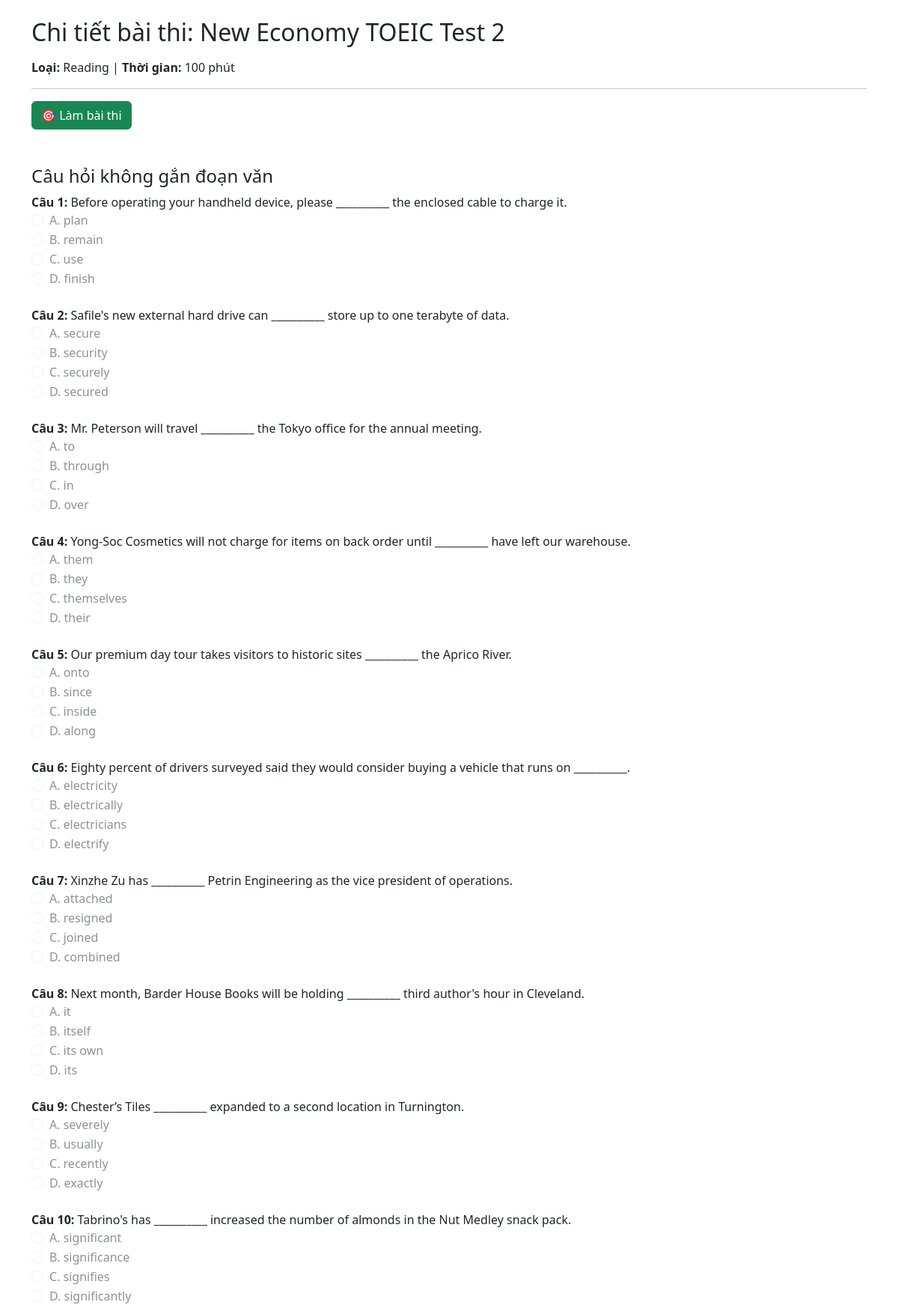
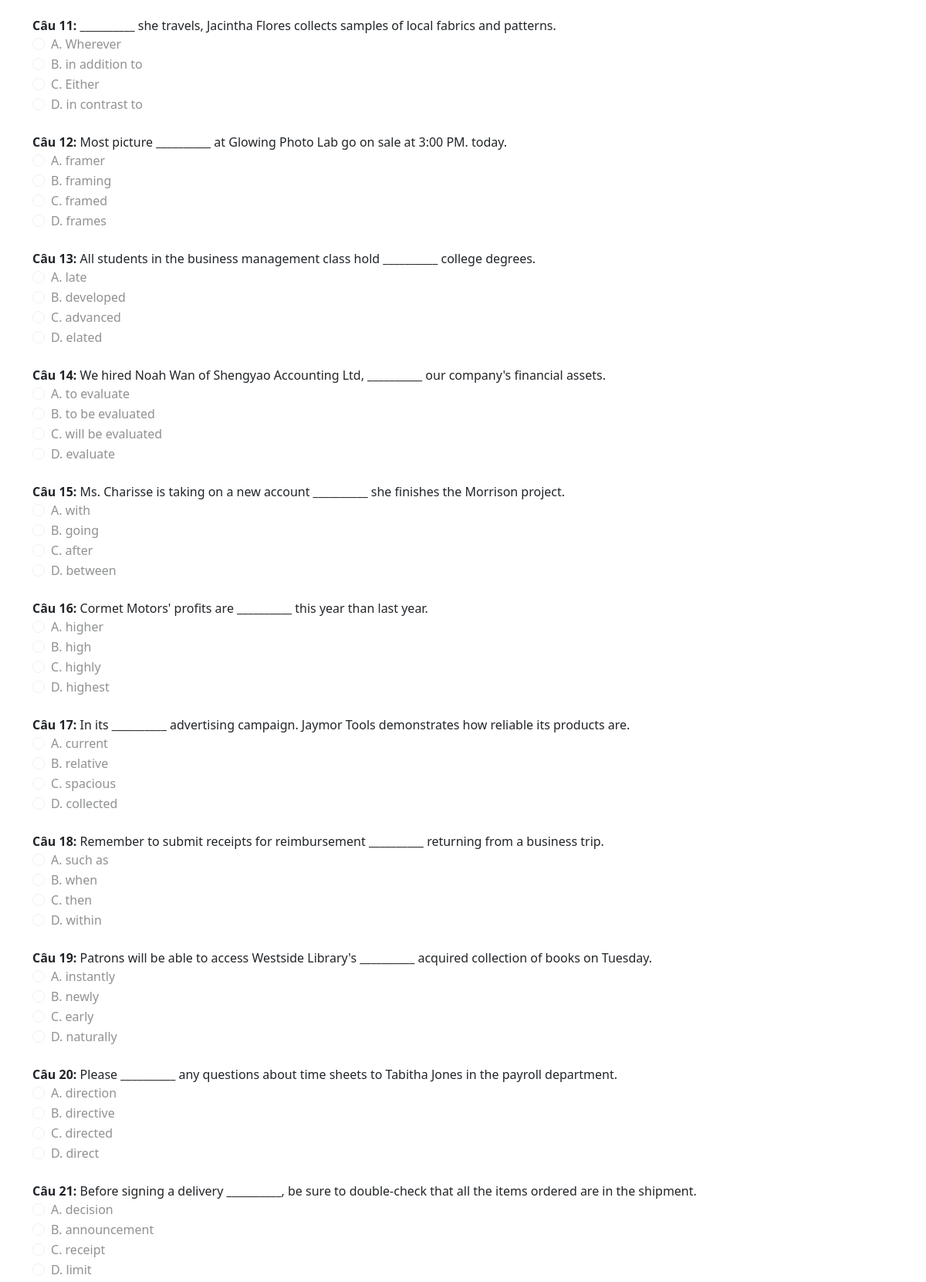
The page /templates/chitietbaithi.php?id=2 (upper part) on the database its author committed (2 pictures, top to bottom).
### tables this page shows
CREATE TABLE IF NOT EXISTS `exam` (
  `exam_id` int(11) NOT NULL AUTO_INCREMENT,
  `title` varchar(255) NOT NULL,
  `type` varchar(255) NOT NULL,
  `duration_minutes` int(11) NOT NULL,
  `difficulty_level` int(11) NOT NULL,
  PRIMARY KEY (`exam_id`)
);

CREATE TABLE IF NOT EXISTS `exam_question` (
  `question_id` int(11) NOT NULL AUTO_INCREMENT,
  `exam_id` int(11) NOT NULL,
  `content` varchar(255) NOT NULL,
  `audio_url` varchar(255) DEFAULT NULL,
  `correct_answer` varchar(1) NOT NULL,
  `option_1` varchar(255) NOT NULL,
  `option_2` varchar(255) NOT NULL,
  `option_3` varchar(255) NOT NULL,
  `option_4` varchar(255) NOT NULL,
  `passage_id` int(11) DEFAULT NULL,
  PRIMARY KEY (`question_id`),
  KEY `exam_id` (`exam_id`) USING BTREE,
  KEY `Pass` (`passage_id`)
);

### templates/chitietbaithi.php (the view, shortened to what this page needs)
<?php
$model = new ExamModel();
$exam_id = $_GET['id'] ?? 0;
$conn = $model->getConn();
$exam_sql = "SELECT * FROM exam WHERE exam_id = $exam_id";
$exam_result = mysqli_query($conn, $exam_sql);
$exam = mysqli_fetch_assoc($exam_result);
$question_sql = "SELECT * FROM exam_question WHERE exam_id = $exam_id ORDER BY passage_id ASC, question_id ASC";
$question_result = mysqli_query($conn, $question_sql);
$questions = [];
while ($row = mysqli_fetch_assoc($question_result)) {
    $questions[] = $row;
}
$grouped_questions = [];
$no_passage_questions = [];
foreach ($questions as $q) {
    if ($q['passage_id']) {
        $grouped_questions[$q['passage_id']][] = $q;
    } else {
        $no_passage_questions[] = $q;
    }
}
?>
<!DOCTYPE html>
<html lang="vi">
<head>
    <link href="https://cdn.jsdelivr.net/npm/bootstrap@5.3.0/dist/css/bootstrap.min.css" rel="stylesheet">
</head>
<body class="container py-4">
    <h2 class="mb-3">Chi tiết bài thi: <?= htmlspecialchars($exam['title']) ?></h2>
    <p><strong>Loại:</strong> <?= $exam['type'] ?> | <strong>Thời gian:</strong> <?= $exam['duration_minutes'] ?> phút</p>
    <hr>
    <button id="startExamBtn" class="btn btn-success mb-4">🎯 Làm bài thi</button>
    <?php $cauSo = 1; ?>
    <?php if ($exam['type'] === 'Reading'): ?>
        <?php if (!empty($no_passage_questions)): ?>
            <h4 class="mt-4">Câu hỏi không gắn đoạn văn</h4>
            <?php foreach ($no_passage_questions as $q): ?>
                <div class="question-block">
                    <strong>Câu <?= $cauSo++ ?>:</strong> <?= htmlspecialchars($q['content']) ?>
                    <form class="question-form">
                        <?php
                        $options = [
                            'A' => $q['option_1'],
                            'B' => $q['option_2'],
                            'C' => $q['option_3'],
                            'D' => $q['option_4'],
                        ];
                        foreach ($options as $opt => $val): ?>
                            <div class="form-check">
                                <input class="form-check-input" disabled type="radio" name="q<?= $q['question_id'] ?>" value="<?= $opt ?>" id="q<?= $q['question_id'] . $opt ?>">
                                <label class="form-check-label" for="q<?= $q['question_id'] . $opt ?>">
                                    <?= $opt ?>. <?= htmlspecialchars($val) ?>
                                </label>
                            </div>
                        <?php endforeach; ?>
                    </form>
                </div>
            <?php endforeach; ?>
        <?php endif; ?>
    <?php endif; ?>
</body>
</html>

### templates/chitietbaithi.php (style rules this page uses)
.question-block { margin-bottom: 25px; }

### rows shown on the page
exam: title "New Economy TOEIC Test 2", type "Reading", duration_minutes "100"
exam_question: content "Before operating your handheld device, please __________ the enclosed cable to charge it.", opt "A", option_1 "plan", opt "B", option_2 "remain", opt "C", option_3 "use", opt "D", option_4 "finish"
exam_question: content "Safile's new external hard drive can __________ store up to one terabyte of data.", opt "A", option_1 "secure", opt "B", option_2 "security", opt "C", option_3 "securely", opt "D", option_4 "secured"
exam_question: content "Mr. Peterson will travel __________ the Tokyo office for the annual meeting.", opt "A", option_1 "to", opt "B", option_2 "through", opt "C", option_3 "in", opt "D", option_4 "over"
exam_question: content "Yong-Soc Cosmetics will not charge for items on back order until __________ have left our warehouse.", opt "A", option_1 "them", opt "B", option_2 "they", opt "C", option_3 "themselves", opt "D", option_4 "their"
exam_question: content "Our premium day tour takes visitors to historic sites __________ the Aprico River.", opt "A", option_1 "onto", opt "B", option_2 "since", opt "C", option_3 "inside", opt "D", option_4 "along"
exam_question: content "Eighty percent of drivers surveyed said they would consider buying a vehicle that runs on __________.", opt "A", option_1 "electricity", opt "B", option_2 "electrically", opt "C", option_3 "electricians", opt "D", option_4 "electrify"
exam_question: content "Xinzhe Zu has __________ Petrin Engineering as the vice president of operations.", opt "A", option_1 "attached", opt "B", option_2 "resigned", opt "C", option_3 "joined", opt "D", option_4 "combined"
exam_question: content "Next month, Barder House Books will be holding __________ third author's hour in Cleveland.", opt "A", option_1 "it", opt "B", option_2 "itself", opt "C", option_3 "its own", opt "D", option_4 "its"
exam_question: content "Chester’s Tiles __________ expanded to a second location in Turnington.", opt "A", option_1 "severely", opt "B", option_2 "usually", opt "C", option_3 "recently", opt "D", option_4 "exactly"
exam_question: content "Tabrino's has __________ increased the number of almonds in the Nut Medley snack pack.", opt "A", option_1 "significant", opt "B", option_2 "significance", opt "C", option_3 "signifies", opt "D", option_4 "significantly"
exam_question: content "__________ she travels, Jacintha Flores collects samples of local fabrics and patterns.", opt "A", option_1 "Wherever", opt "B", option_2 "in addition to", opt "C", option_3 "Either", opt "D", option_4 "in contrast to"
exam_question: content "Most picture __________ at Glowing Photo Lab go on sale at 3:00 PM. today.", opt "A", option_1 "framer", opt "B", option_2 "framing", opt "C", option_3 "framed", opt "D", option_4 "frames"
exam_question: content "All students in the business management class hold __________ college degrees.", opt "A", option_1 "late", opt "B", option_2 "developed", opt "C", option_3 "advanced", opt "D", option_4 "elated"
exam_question: content "We hired Noah Wan of Shengyao Accounting Ltd, __________ our company's financial assets.", opt "A", option_1 "to evaluate", opt "B", option_2 "to be evaluated", opt "C", option_3 "will be evaluated", opt "D", option_4 "evaluate"
exam_question: content "Ms. Charisse is taking on a new account __________ she finishes the Morrison project.", opt "A", option_1 "with", opt "B", option_2 "going", opt "C", option_3 "after", opt "D", option_4 "between"
exam_question: content "Cormet Motors' profits are __________ this year than last year.", opt "A", option_1 "higher", opt "B", option_2 "high", opt "C", option_3 "highly", opt "D", option_4 "highest"
exam_question: content "In its __________ advertising campaign. Jaymor Tools demonstrates how reliable its products are.", opt "A", option_1 "current", opt "B", option_2 "relative", opt "C", option_3 "spacious", opt "D", option_4 "collected"
exam_question: content "Remember to submit receipts for reimbursement __________ returning from a business trip.", opt "A", option_1 "such as", opt "B", option_2 "when", opt "C", option_3 "then", opt "D", option_4 "within"
exam_question: content "Patrons will be able to access Westside Library's __________ acquired collection of books on Tuesday.", opt "A", option_1 "instantly", opt "B", option_2 "newly", opt "C", option_3 "early", opt "D", option_4 "naturally"
exam_question: content "Please __________ any questions about time sheets to Tabitha Jones in the payroll department.", opt "A", option_1 "direction", opt "B", option_2 "directive", opt "C", option_3 "directed", opt "D", option_4 "direct"
exam_question: content "Before signing a delivery __________, be sure to double-check that all the items ordered are in the shipment.", opt "A", option_1 "decision", opt "B", option_2 "announcement", opt "C", option_3 "receipt", opt "D", option_4 "limit"
